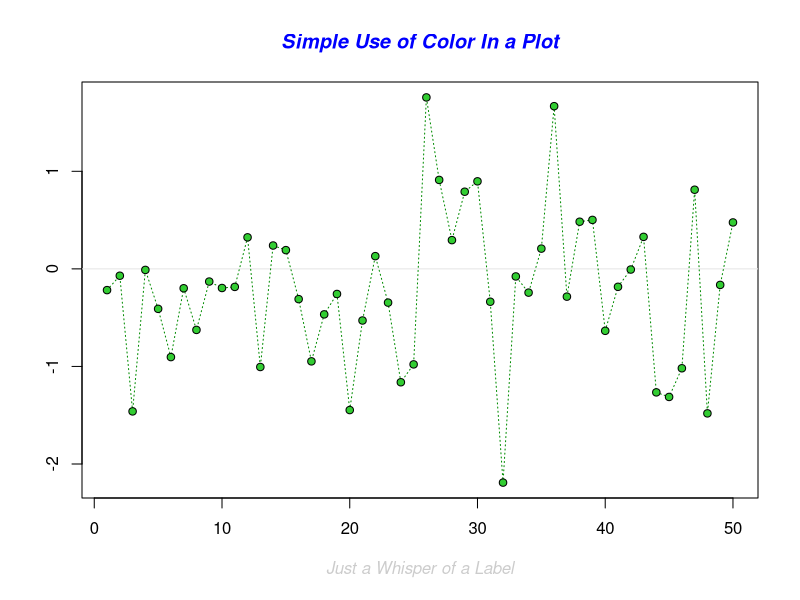
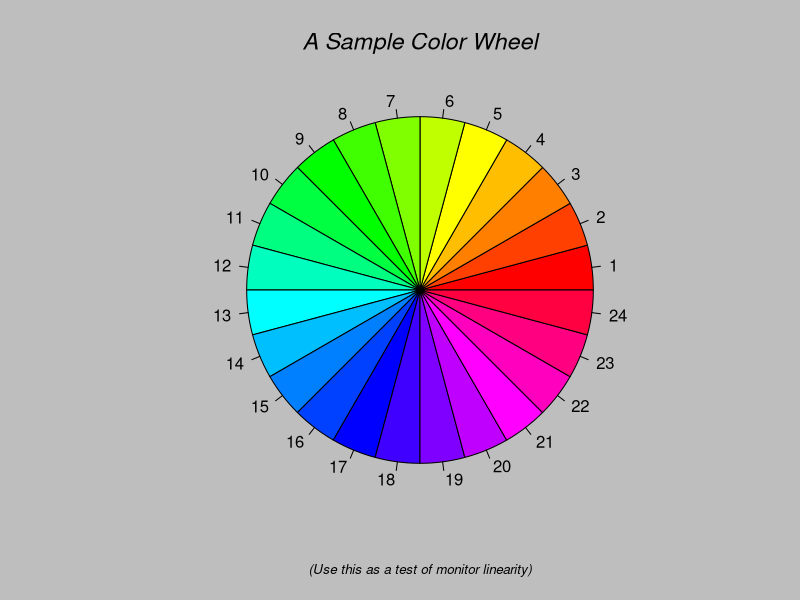
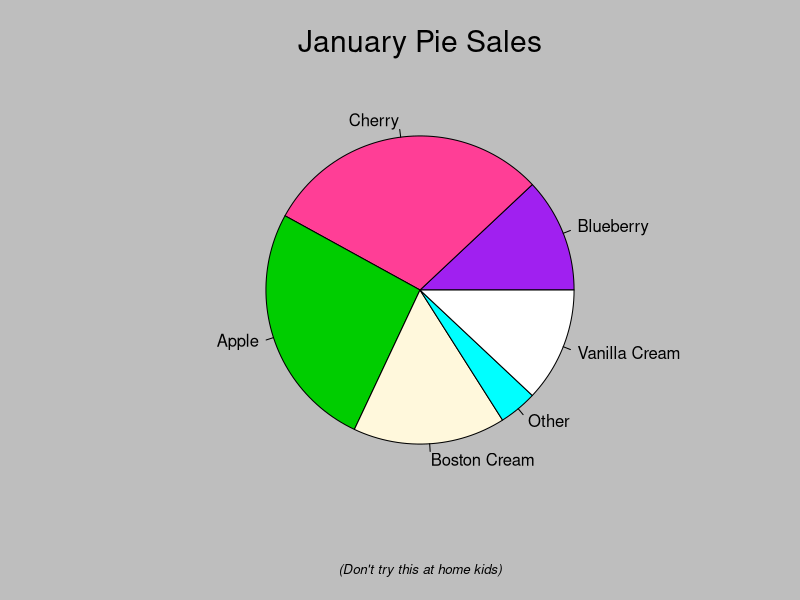
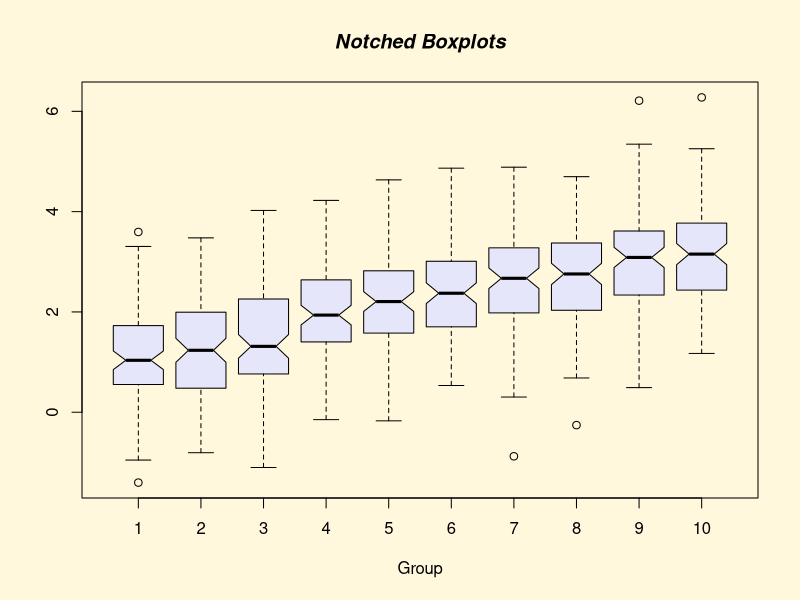
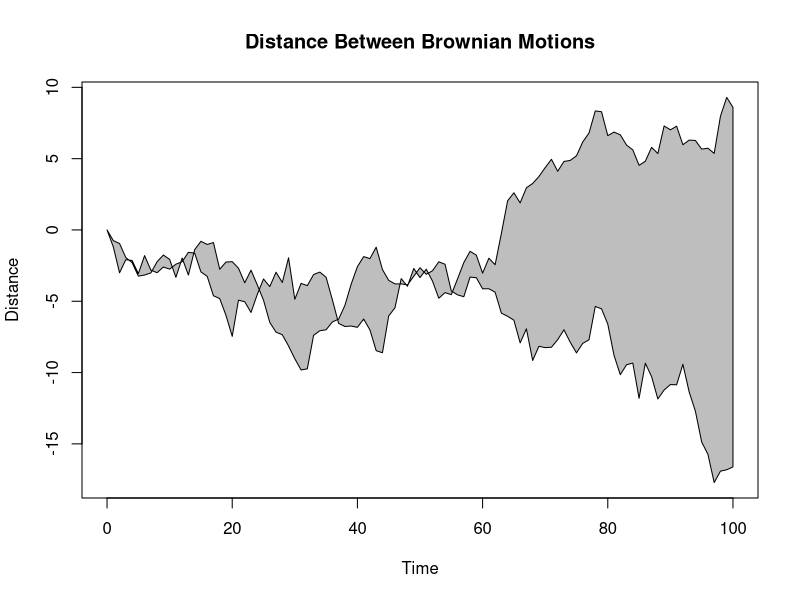
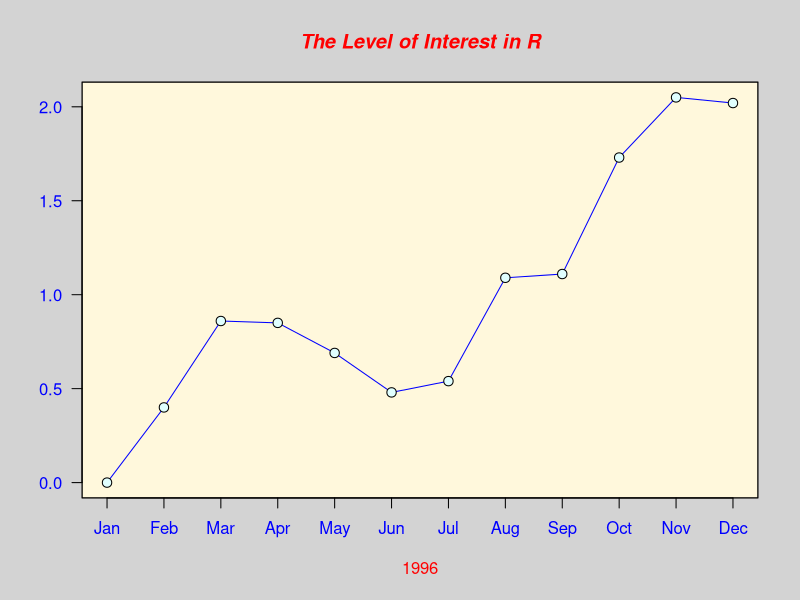
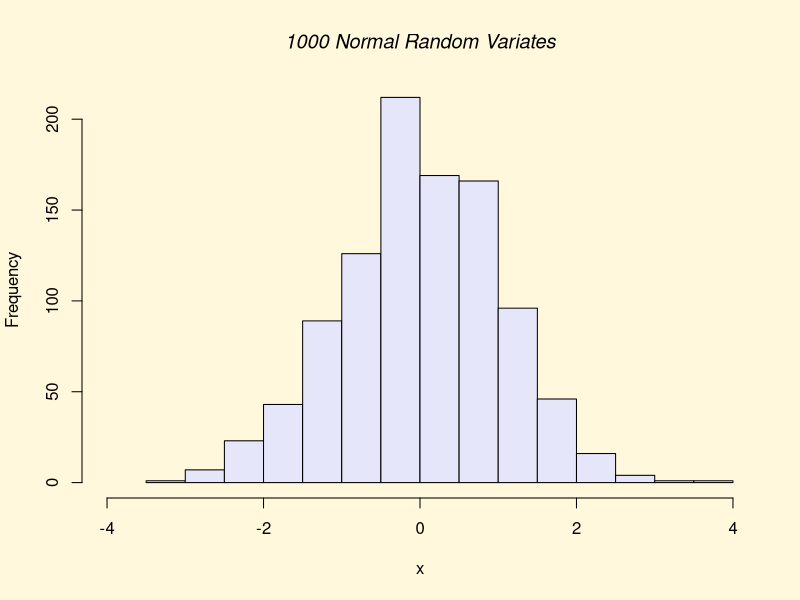
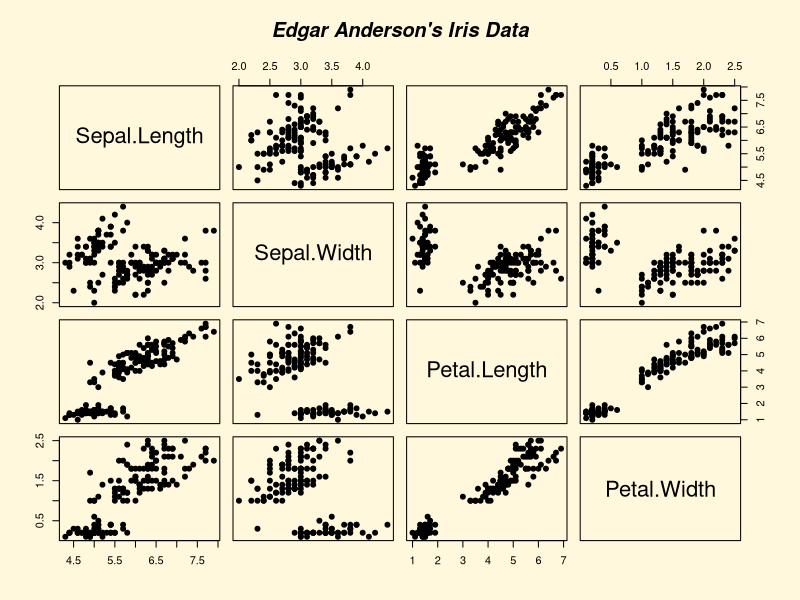

The R script that drew these images, in order:
# -------------------------------------------------------------------------- data visualization with base R
demo("graphics")

# -------- high level plotting functions
# api
methods(plot)

# example: dick
x <- seq(-2, 2, length=100)
y <- seq(-2, 2, length=100)
z <- outer(x, y, function(x, y) 0.98*y^2*((y^2-3.01)*y^2+3)-1.005+2.8*x^2*(x^2*(2.5*x^2+y^2-2)+1.2*y^2*(y*(3*y-0.75)-6.0311)+3.09))
contour(x, y, z)

data <- rnorm(100)
hist(data) # histogram
boxplot(data) # boxplot
plot(data) # scatterplot
plot(density(data)) # density plot (if converted)
stripchart(x) # stripchart

y <- rt(200, df = 5) # comparison against normal distribution
qqnorm(y)
qqplot(y, rt(300, df = 5)) # comparison against a different distribution

fac <- factor(sample(1:3, 100, replace = TRUE), labels=c("red", "green", "blue"))
plot(fac) # bar plot (if a factor)
pie(table(fac)) # pie chart

plot(rnorm(100), rexp(100)) # scatterplot

df <- data.frame("x" = rnorm(100), y = rpois(100, lambda = 1), z = rexp(100))
pairs(df) # scatterplot against all functions

# -------- low level plotting functions (like extra points, lines, legend, ...)
if (!require("MASS")) install.packages("MASS")
library("MASS")
groupA <- mvrnorm(100, mu = c(0,0), Sigma = matrix(c(1,0.5,0.5,1), nrow = 2))
groupB <- mvrnorm(100, mu = c(1,1), Sigma = matrix(c(1,-0.5,-0.5,1), nrow = 2))
df <- rbind(
    data.frame(groupA, group = "A"),
    data.frame(groupB, group = "B")
)
plot(
    df$X1,
    df$X2,
    xlim = c(-4,4),
    ylim = c(-4,4),
    col = ifelse(df$group == "A", "green", "blue"),
    pch = 2,
    xlab = "Variable 1",
    ylab="Variable 2"
)
abline(h=0, col="black")
legend("topleft", legend=c("Group A", "Group B"), col = c("green", "blue"), pch = c(1,1))

# -------- combining multiple plots
# using par() to configure environment
def.par <- par(no.readonly = TRUE)
par(mfrow=c(1,2))
curve(sin, -2*pi, 2*pi)
curve(tan, -2*pi, 2*pi)
par(def.par) # return to previous environment

# outer plots
x <- pmin(3, pmax(-3, stats::rnorm(50)))
y <- pmin(3, pmax(-3, stats::rnorm(50)))
xhist <- hist(x, breaks = seq(-3,3,0.5), plot = FALSE)
yhist <- hist(y, breaks = seq(-3,3,0.5), plot = FALSE)
top <- max(c(xhist$counts, yhist$counts))
xrange <- c(-3, 3)
yrange <- c(-3, 3)
nf <- layout(matrix(c(2,0,1,3),2,2,byrow = TRUE), c(3,1), c(1,3), TRUE)

layout.show(nf) # show grid for debugging

# inner plots
par(mar = c(3,3,1,1))
plot(x, y, xlim = xrange, ylim = yrange, xlab = "", ylab = "")
par(mar = c(0,3,1,1))
barplot(xhist$counts, axes = FALSE, ylim = c(0, top), space = 0)
par(mar = c(3,0,1,1))
barplot(yhist$counts, axes = FALSE, xlim = c(0, top), space = 0, horiz = TRUE)

# -------- interactive plotting functions
identify(x,y) # doesn't work in vscode pngs

# -------------------------------------------------------------------------- data visualization with ggplot2
if (!require("ggplot2")) install.packages("ggplot2")
library("ggplot2")
library("palmerpenguins")

# scatterplot
ggplot(penguins) +
    aes(x = flipper_length_mm, y = body_mass_g, color = species, shape = sex) +
    geom_point()

# line plot (with multiple layers)
avg_body_mass <- mean(penguins$body_mass_g, na.rm=TRUE)
dat_mean <- data.frame(body_mass_g = rep(avg_body_mass, 3), species = c("Adelie", "Chinstrap", "Gentoo"))
dat_density <- data.frame(body_mass_g = rep(penguins$body_mass_g, 3), species = rep(c("Adelie", "Chinstrap", "Gentoo"), each = nrow(penguins)))
ggplot(penguins) +
    aes(x = body_mass_g, fill = species) +
    aes(y = stat(density)) +
    geom_histogram(binwidth = 500) +
    facet_wrap(~species) +
    # density line
    geom_density(data = dat_density, fill = NA) +
    # average line
    geom_vline(data = dat_mean, aes(xintercept = body_mass_g)) + facet_wrap(~ species) +
    # customizing
    theme_bw() +
    ggtitle("penguins") +
    xlab("body mass in g") +
    ylab("counts") +
    scale_fill_brewer(palette = "Dark2") +
    theme(legend.position = "none")
